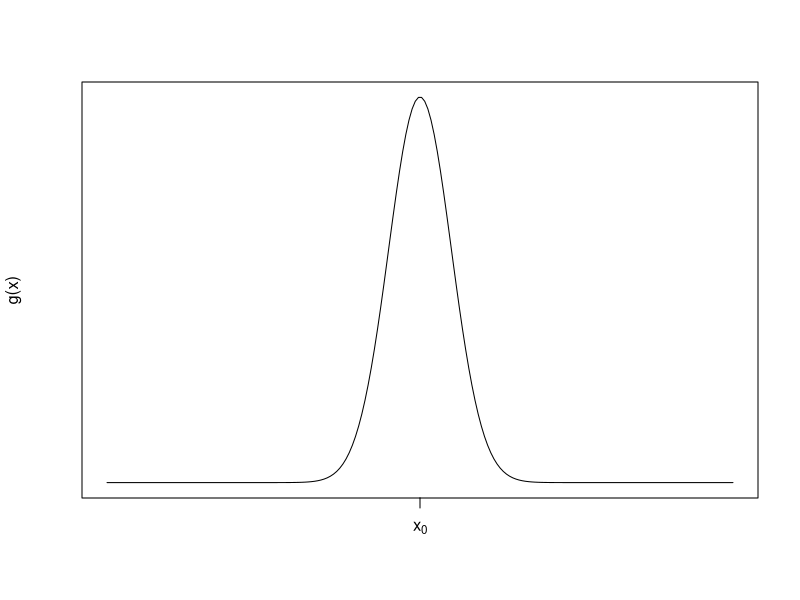
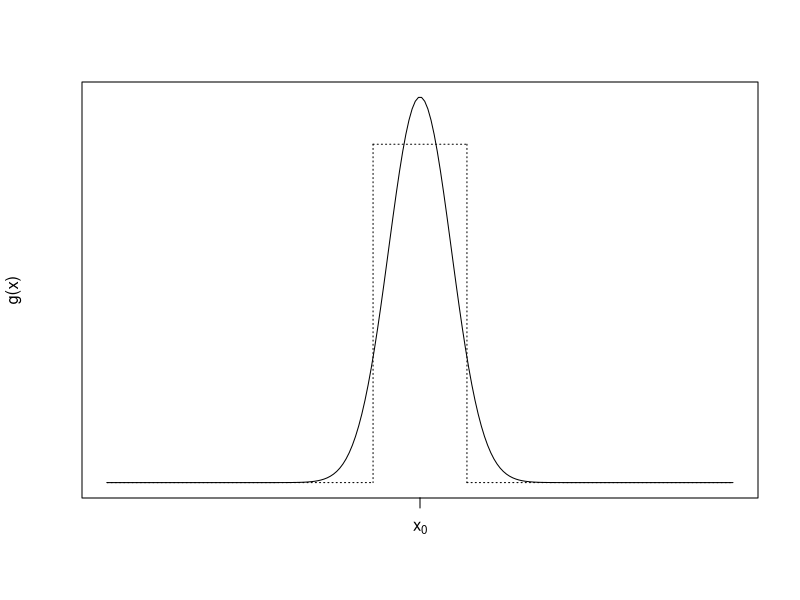
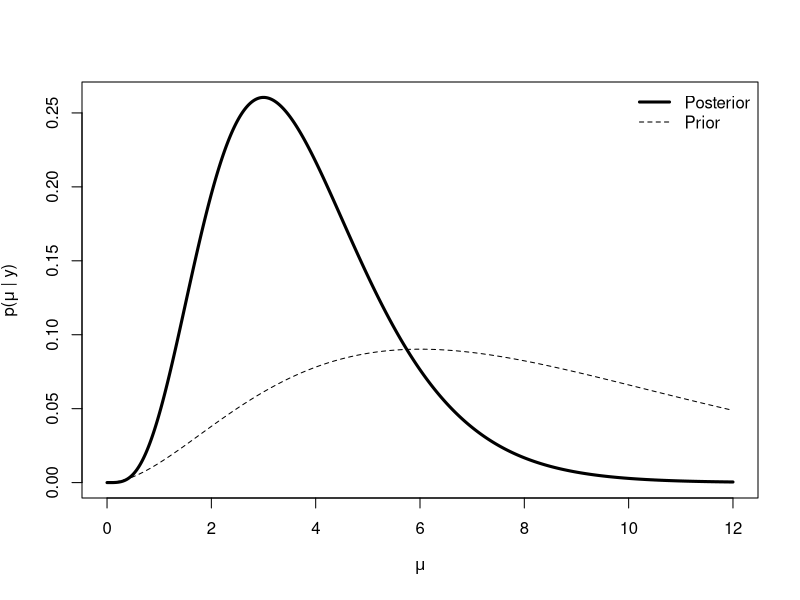
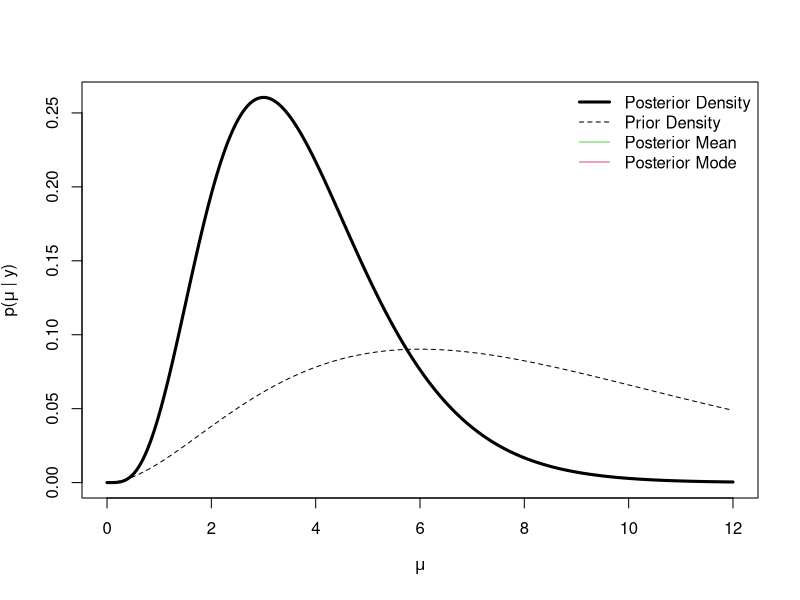

Write the R code that produced these figures, in order. (Note: this script raises an error after producing the figures.)
## ---- chunk 1
knitr::opts_chunk$set(comment = NA)
## ---- chunk 2
curve(dnorm(x, 3, sd = 0.1), 2, 4, n = 200, xaxt = "n", xlab = "", 
      ylab = "g(x)", yaxt = "n")
axis(1, 3, expression(x[0]))
## ---- chunk 3
curve(dnorm(x, 3, sd = 0.1), 2, 4, n = 200, xaxt = "n", xlab = "", 
      ylab = "g(x)", yaxt = "n")
axis(1, 3, expression(x[0]))
segments(2.85, 3.5, 3.15, 3.5, lty = 3)
segments(2.85, 3.5, 2.85, 0, lty = 3)
segments(3.15, 3.5, 3.15, 0, lty = 3)
segments(2, 0, 2.85, 0, lty = 3)
segments(3.15, 0, 4, 0, lty = 3)
## ---- chunk 4
make_post <- function(y, shape, scale) {
        function(x) {
                dgamma(x, shape = y + shape,
                       scale = 1 / (1 + 1 / scale))
        }
}
set.seed(2017-11-29)
y <- 2
prior.shape <- 3
prior.scale <- 3
p <- make_post(y, prior.shape, prior.scale)
curve(p, 0, 12, n = 1000, lwd = 3, xlab = expression(mu),
      ylab = expression(paste("p(", mu, " | y)")))
curve(dgamma(x, shape = prior.shape, scale = prior.scale), add = TRUE,
      lty = 2)
legend("topright", legend = c("Posterior", "Prior"), lty = c(1, 2), lwd = c(3, 1), bty = "n")
## ---- chunk 5
pmode <- (y + prior.shape - 1) * (1 / (1 + 1 / prior.scale))
pmode
## ---- chunk 6
pmean <- (y + prior.shape) * (1 / (1 + 1 / prior.scale))
pmean
## ---- chunk 7
a <- prior.shape
b <- prior.scale
fhat <- deriv3(~ mu^(y + a - 1) * exp(-mu * (1 + 1/b)) / ((1/(1+1/b))^(y+a) * gamma(y + a)), "mu", function.arg = TRUE)
## ---- chunk 8
post.shape <- y + prior.shape - 1
post.scale <- 1 / (length(y) + 1 / prior.scale)
lapprox <- Vectorize(function(mu, mu0 = pmode) {
        deriv <- fhat(mu0)
        grad <- attr(deriv, "gradient")
        hess <- drop(attr(deriv, "hessian"))
        f <- function(x) dgamma(x, shape = post.shape, scale = post.scale)
        hpp <- (hess * f(mu0) - grad^2) / f(mu0)^2
        exp(log(f(mu0)) + 0.5 * hpp * (mu - mu0)^2)
}, "mu")
## ---- chunk 9
curve(p, 0, 12, n = 1000, lwd = 3, xlab = expression(mu),
      ylab = expression(paste("p(", mu, " | y)")))
curve(dgamma(x, shape = prior.shape, scale = prior.scale), add = TRUE,
      lty = 2)
legend("topright", legend = c("Posterior Density", "Prior Density", "Posterior Mean", "Posterior Mode"), lty = c(1, 2, 1, 1), lwd = c(3, 1, 1, 1), col = c(1, 1, 3, 2), bty = "n")
curve(lapprox, 0.001, 20, n = 1000, add = TRUE, col = 2, lwd = 2)
abline(v = (y + prior.shape) * (1 / (length(y) + 1 / prior.scale)),
       col = "steelblue")
abline(v = pmode, col = 2)
